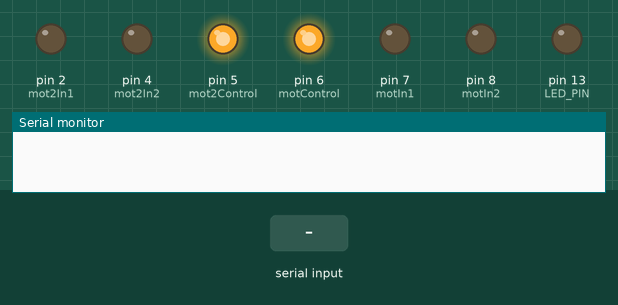
The sketch below on a simulated Arduino Uno, built with avr-gcc and run on an emulated ATmega328P. Parts: output pins drawn as LEDs (lit = HIGH), the last lines printed to the serial monitor. Inputs (shaded band) come from the test bench.

Above: at 1.8 s.
1.9 s: "w" received over Serial
At 2.05 s:
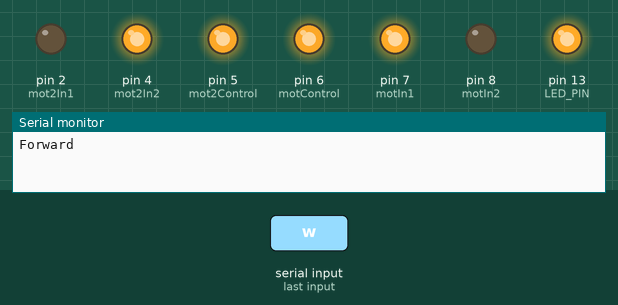
3.7 s: "s" received over Serial
At 3.85 s:
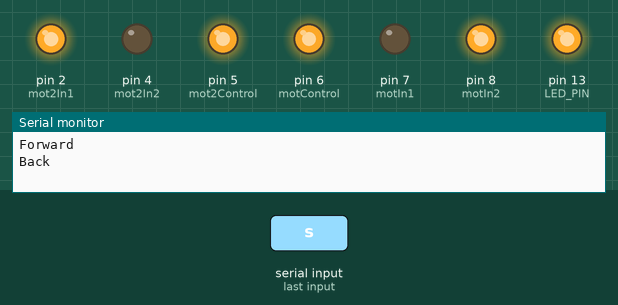
5.5 s: "a" received over Serial
At 5.65 s:
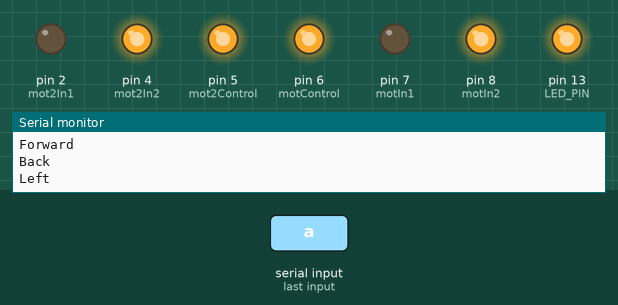
7.3 s: "d" received over Serial
At 7.45 s:
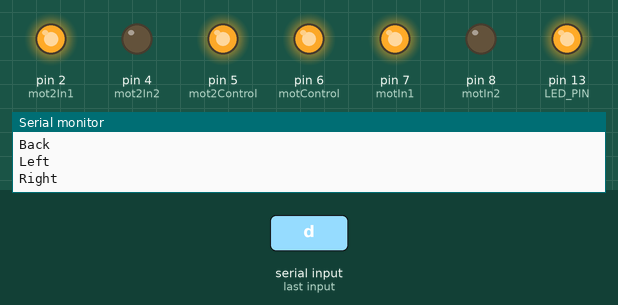
9.1 s: "l" received over Serial
At 9.25 s:
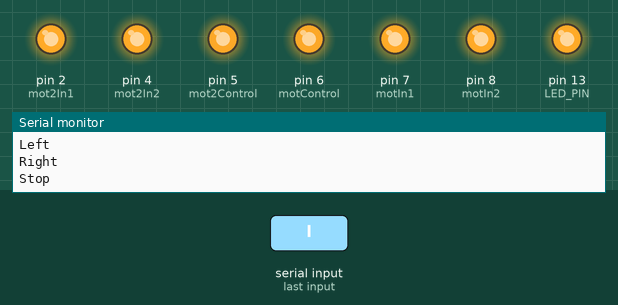
Timing chart, 0 to 11.9 s (numbered marks = the images above; inputs shaded):
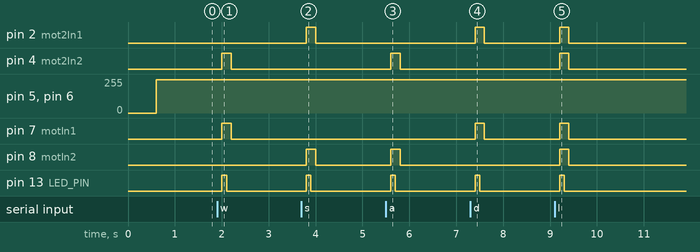

Measured:
- after the input at 1.9 s, pin 4 (mot2In2), pin 7 (motIn1): LOW → HIGH after 0.10 s, → LOW 0.20 s later; pin 13 (LED_PIN): LOW → HIGH after 0.10 s, → LOW 0.10 s later
- after the input at 3.7 s, pin 2 (mot2In1), pin 8 (motIn2): LOW → HIGH after 0.10 s, → LOW 0.20 s later; pin 13 (LED_PIN): LOW → HIGH after 0.10 s, → LOW 0.10 s later
- after the input at 5.5 s, pin 4 (mot2In2), pin 8 (motIn2): LOW → HIGH after 0.10 s, → LOW 0.20 s later; pin 13 (LED_PIN): LOW → HIGH after 0.10 s, → LOW 0.10 s later
- after the input at 7.3 s, pin 2 (mot2In1), pin 7 (motIn1): LOW → HIGH after 0.10 s, → LOW 0.20 s later; pin 13 (LED_PIN): LOW → HIGH after 0.10 s, → LOW 0.10 s later
- after the input at 9.1 s, pin 2 (mot2In1), pin 4 (mot2In2), pin 7 (motIn1), pin 8 (motIn2): LOW → HIGH after 0.10 s, → LOW 0.20 s later; pin 13 (LED_PIN): LOW → HIGH after 0.10 s, → LOW 0.10 s later

The sketch:

MyCode_2.ino
```cpp
// 変数の定義

//左車輪
const int motIn1 = 7; //to driver 5
const int motIn2 = 8; //to driver 6
const int motControl = 6; //to driver 4

//右車輪
const int mot2In1 = 2; //to driver 6
const int mot2In2 = 4; //to driver 5
const int mot2Control = 5; //to driver 4

//int rotSpeed = 0;
//int stepSpeed = 5;
#define LED_PIN 13

// 初期化
void setup() {
  //左車輪
  pinMode(motIn1, OUTPUT);
  pinMode(motIn2, OUTPUT);

  //右車輪
  pinMode(mot2In1, OUTPUT);
  pinMode(mot2In2, OUTPUT);
  pinMode(LED_PIN, OUTPUT);

  // make the Bluetooth Module reset:
  digitalWrite(A5, LOW);
  delay(100);
  digitalWrite(A5, HIGH);
  delay(500);
  // シリアルポートを115200 bps[ビット/秒]で初期化
  Serial.begin(115200);
}

// 繰り返し処理
void loop() {
  int inputchar;
  int repeat = 62;

  // シリアルポートより1文字読み込む
  inputchar = Serial.read();
   while (Serial.read() != -1 && --repeat > 0);

  if (inputchar != -1 ) {
    // 読み込んだデータが -1 以外の場合　以下の処理を行う

    switch (inputchar) {
      case 'w':
        // 読み込みデータが w の場合
        //前進する
        Serial.print("Forward\n");
        //左車輪
        digitalWrite(motIn1, HIGH);
        digitalWrite(motIn2, LOW);
        analogWrite(motControl, 250);

        //右車輪
        digitalWrite(mot2In1, LOW);
        digitalWrite(mot2In2, HIGH);
        analogWrite(mot2Control, 250);

        digitalWrite(LED_PIN, HIGH);
        delay(100);
        digitalWrite(LED_PIN, LOW);
        delay(100);
        break;
      case 's':
        // 読み込みデータが　s の場合
        //後退する
        Serial.print("Back\n");
        //左車輪
        digitalWrite(motIn1, LOW);
        digitalWrite(motIn2, HIGH);
        analogWrite(motControl, 250);

        //右車輪
        digitalWrite(mot2In1, HIGH);
        digitalWrite(mot2In2, LOW);
        analogWrite(mot2Control, 250);

        digitalWrite(LED_PIN, HIGH);
        delay(100);
        digitalWrite(LED_PIN, LOW);
        delay(100);
        break;
      case 'a':
        // 読み込みデータが　a の場合
        //左折する
        Serial.print("Left\n");
       //左車輪・後進
        digitalWrite(motIn1, LOW);
        digitalWrite(motIn2, HIGH);
        analogWrite(motControl, 250);

        //右車輪・前進
        digitalWrite(mot2In1, LOW);
        digitalWrite(mot2In2, HIGH);
        analogWrite(mot2Control, 250);

        digitalWrite(LED_PIN, HIGH);
        delay(100);
        digitalWrite(LED_PIN, LOW);
        delay(100);
        break;
      case 'd':
        // 読み込みデータがd の場合
        //右折する
        Serial.print("Right\n");
       //左車輪・前進
        digitalWrite(motIn1, HIGH);
        digitalWrite(motIn2, LOW);
        analogWrite(motControl, 250);

        //右車輪・後進
        digitalWrite(mot2In1, HIGH);
        digitalWrite(mot2In2, LOW);
        analogWrite(mot2Control, 250);

        digitalWrite(LED_PIN, HIGH);
        delay(100);
        digitalWrite(LED_PIN, LOW);
        delay(100);
        break;
      case 'l':
        // 読み込みデータが　l の場合
        //停止する
        Serial.print("Stop\n");
        //左車輪・ブレーキ
        digitalWrite(motIn1, HIGH);
        digitalWrite(motIn2, HIGH);
        analogWrite(motControl, 250);

        //右車輪・ブレーキ
        digitalWrite(mot2In1, HIGH);
        digitalWrite(mot2In2, HIGH);
        analogWrite(mot2Control, 250);

        digitalWrite(LED_PIN, HIGH);
        delay(100);
        digitalWrite(LED_PIN, LOW);
        delay(100);
        break;
    }
  } else {

    // 読み込むデータが無い場合はストップ
        //左車輪・ニュートラル
        digitalWrite(motIn1, LOW);
        digitalWrite(motIn2, LOW);
        analogWrite(motControl, 250);

        //右車輪・ニュートラル
        digitalWrite(mot2In1, LOW);
        digitalWrite(mot2In2, LOW);
        analogWrite(mot2Control, 250);

//        digitalWrite(LED_PIN, HIGH);
        delay(200);
//        digitalWrite(LED_PIN, LOW);
//        delay(100);

  }

}
```
